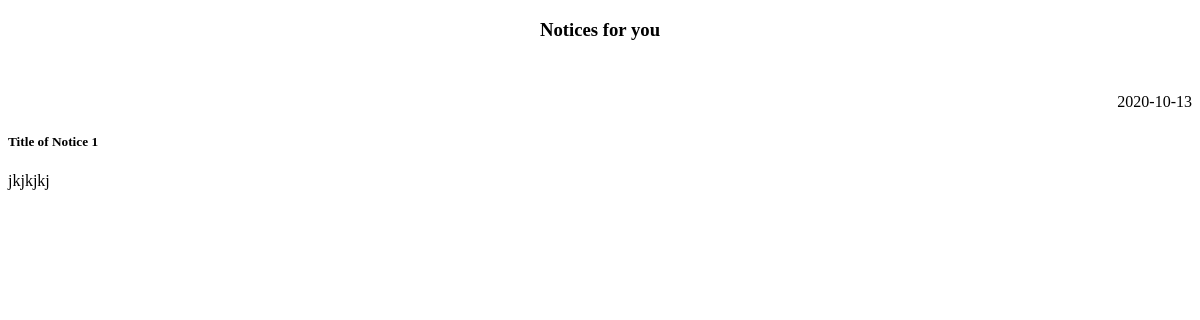
The page /view_notice.php on the database as committed earlier.
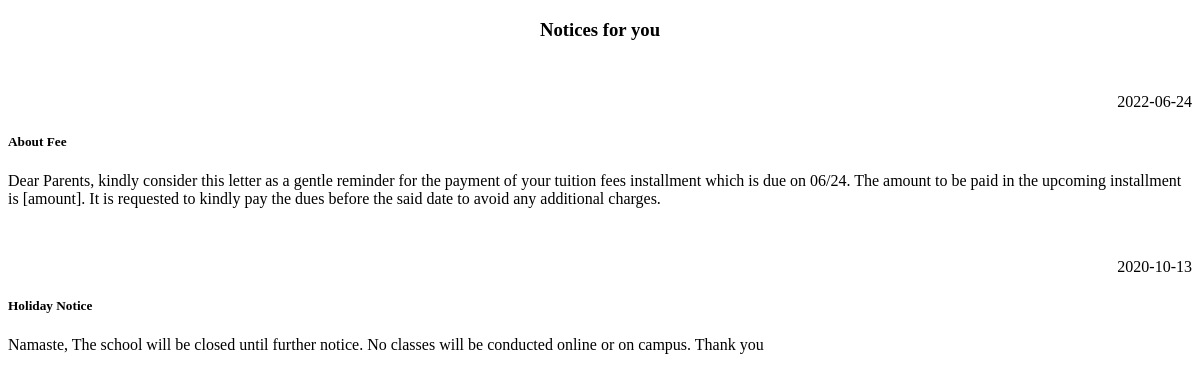
The same page on the database as committed later.
### tables this page shows
CREATE TABLE `notice` (
  `nid` int(11) NOT NULL,
  `post_date` date NOT NULL,
  `to_whom` varchar(100) NOT NULL,
  `title` varchar(250) NOT NULL,
  `message` text NOT NULL
);

### view_notice.php (the view, shortened to what this page needs)
<!DOCTYPE html>
<html>
  <head>
  </head>
  <body>
    <center><h3>Notices for you</h3></center><br>
    <?php
    $connection = mysqli_connect("localhost","root","");
    $query = "select * from notice  where to_whom = 'To All' OR to_whom = 'To Class $_SESSION[class]'order by nid desc";
    $query_run = mysqli_query($connection,$query);
    while($row = mysqli_fetch_assoc($query_run)){
    ?>
<div class="card">
    <div class="card-body">
      <p class="card-text" align="right"><?php echo $row['post_date'];?></p>
      <h5 class="card-title"><?php echo $row['title'];?></h5>
      <p class="card-text"><?php echo $row['message'];?></p>
      </div>
    </div>
<br>
<?php
}
?>
</body>
</html>

Rows that differ between the two databases and show on the page:
added notice: post_date "2022-06-24", title "About Fee", message "Dear Parents, kindly consider this letter as a gentle reminder for the payment of your tuition fees installment which is due on 06/24. The amount to be paid in the upcoming installment is [amount]. It is requested to kindly pay the dues before the said date to avoid any additional charges."
changed notice: title "Title of Notice 1" → "Holiday Notice"; message "jkjkjkj" → "Namaste, The school will be closed until further notice. No classes will be conducted online or on campus. Thank you"
